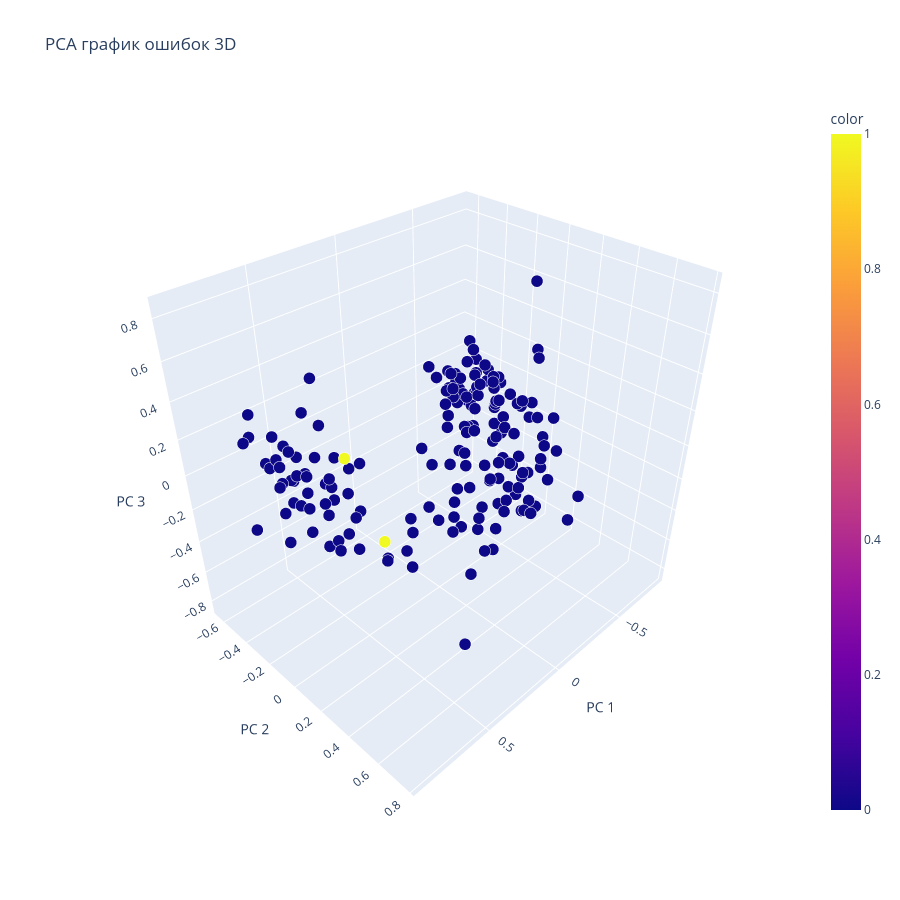

The cell this chart's notebook holds for it:
### Code cell
ACCURACY_SCORE_MY_SOLUTION(pred_sp, [2,0,1], [10, 20, 30])

### Figure 1 — Plotly figure (JSON) as saved in the notebook; plotly's stock layout.template omitted (floating-point values rounded to 4 significant figures; data arrays with more than 128 entries replaced by an {"elided": "..."} marker saying what was removed)
{"data": [{"hovertemplate": "PC 1=%{x}<br>PC 2=%{y}<br>PC 3=%{z}<br>size=%{marker.size}<br>color=%{marker.color}<extra></extra>", "legendgroup": "", "marker": {"color": {"elided": "178 int values"}, "coloraxis": "coloraxis", "opacity": 1, "size": {"elided": "178 float values"}, "sizemode": "area", "sizeref": 0.00025, "symbol": "circle"}, "mode": "markers", "name": "", "scene": "scene", "showlegend": false, "type": "scatter3d", "x": {"elided": "178 float values"}, "y": {"elided": "178 float values"}, "z": {"elided": "178 float values"}}], "layout": {"coloraxis": {"colorbar": {"title": {"text": "color"}}, "colorscale": [[0, "#0d0887"], [0.1111, "#46039f"], [0.2222, "#7201a8"], [0.3333, "#9c179e"], [0.4444, "#bd3786"], [0.5556, "#d8576b"], [0.6667, "#ed7953"], [0.7778, "#fb9f3a"], [0.8889, "#fdca26"], [1, "#f0f921"]]}, "height": 900, "legend": {"itemsizing": "constant", "tracegroupgap": 0}, "scene": {"aspectmode": "auto", "aspectratio": {"x": 1.087, "y": 0.8832, "z": 1.042}, "camera": {"center": {"x": 0, "y": 0, "z": 0}, "eye": {"x": 1.39, "y": 1.39, "z": 1.39}, "projection": {"type": "perspective"}, "up": {"x": 0, "y": 0, "z": 1}}, "domain": {"x": [0, 1], "y": [0, 1]}, "xaxis": {"title": {"text": "PC 1"}, "type": "linear"}, "yaxis": {"title": {"text": "PC 2"}, "type": "linear"}, "zaxis": {"title": {"text": "PC 3"}, "type": "linear"}}, "title": {"text": "PCA график ошибок 3D"}, "width": 900}}
